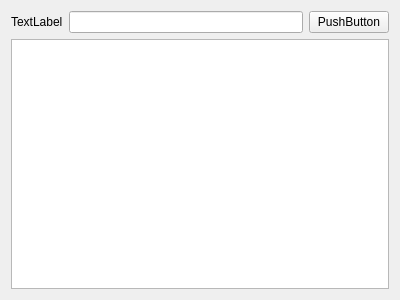
<?xml version="1.0" encoding="UTF-8"?>
<ui version="4.0">
 <class>ScratchpadWidget</class>
 <widget class="QWidget" name="ScratchpadWidget">
  <property name="geometry">
   <rect>
    <x>0</x>
    <y>0</y>
    <width>400</width>
    <height>300</height>
   </rect>
  </property>
  <property name="windowTitle">
   <string>Form</string>
  </property>
  <layout class="QVBoxLayout" name="verticalLayout">
   <item>
    <layout class="QHBoxLayout" name="horizontalLayout">
     <item>
      <widget class="QLabel" name="label">
       <property name="text">
        <string>TextLabel</string>
       </property>
      </widget>
     </item>
     <item>
      <widget class="QLineEdit" name="lineEdit"/>
     </item>
     <item>
      <widget class="QPushButton" name="pushButton">
       <property name="text">
        <string>PushButton</string>
       </property>
      </widget>
     </item>
    </layout>
   </item>
   <item>
    <widget class="QPlainTextEdit" name="plainTextEdit"/>
   </item>
  </layout>
 </widget>
 <resources/>
 <connections/>
</ui>
